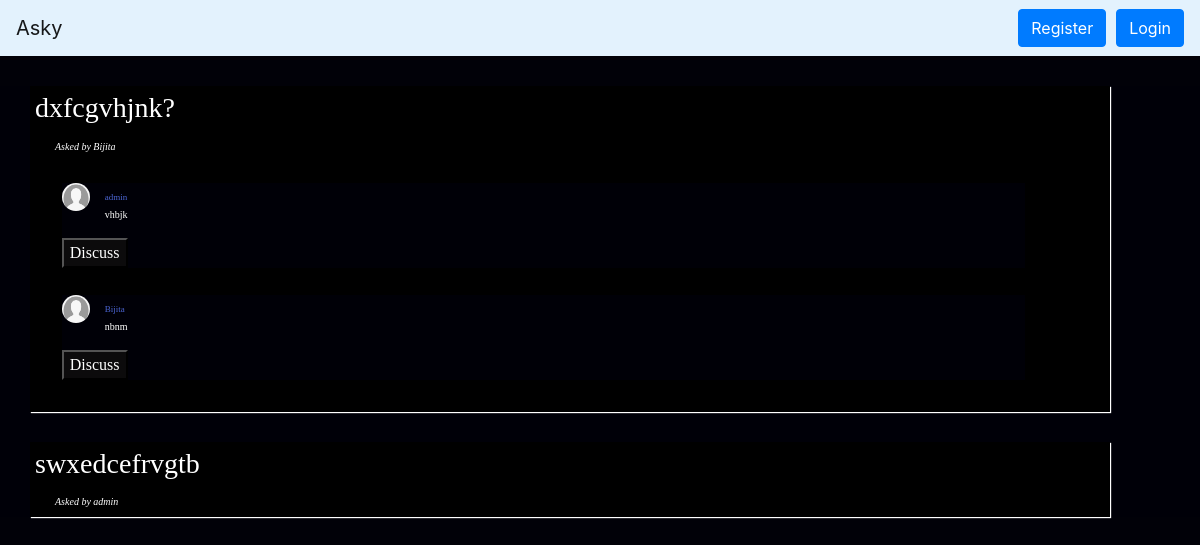
/chat/, run on an earlier commit of the app's database.
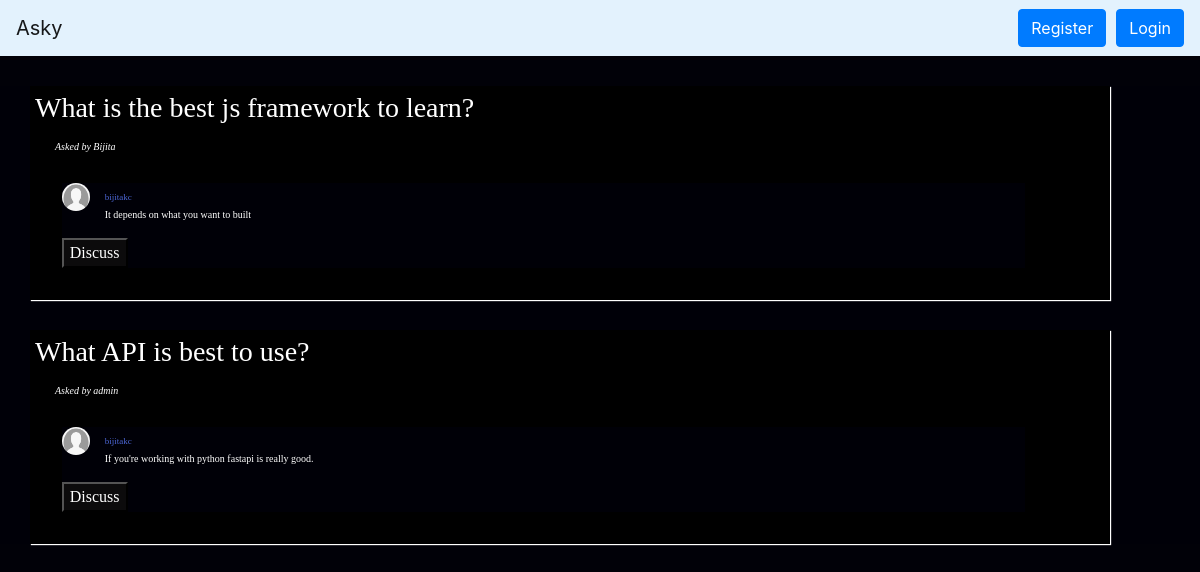
And on a later commit of the database.
### chat/models.py (models this page shows, shortened)
class Post(models.Model):
    question = models.TextField()
    created_at = models.DateTimeField(auto_now_add = True)
    created_by = models.ForeignKey(User,on_delete=models.CASCADE)

class Answer(models.Model):
    post = models.ForeignKey(Post,on_delete=models.CASCADE)
    answer = models.TextField()
    created_by = models.ForeignKey(User,on_delete=models.CASCADE,null=True)

### user/models.py (models this page shows)
class CustomUser(AbstractUser):
    GENDER_CHOICES=(
        ('M','M'),
        ('F','F'),
        ('O','0')
    )
    gender=models.CharField(max_length=1)
    bio=models.TextField()
    REQUIRED_FIELDS=[]
    def __str__(self):
        return self.username
    class Meta:
        verbose_name="CustomUser"
        verbose_name_plural="CustomUsers"

### chat/views.py (the view)
# urls.py: path('',views.index,name="index"),
def index(request):
    if request.method=="POST":
        try:
            nq = request.POST.get('newqn')
            print(request.user.username)
            ins = Post(question = nq, created_by = request.user)
            ins.save()
        except Exception:
            post=request.POST.get('post')
            username=request.POST.get('username')
            answer=request.POST.get('answer')
            p=Post.objects.get(id=post)
            u=User.objects.get(username=username)
            ins=Answer(post=p,answer=answer,created_by=u)
            ins.save()
        return redirect('chat:index')
    else:
        posts = Post.objects.filter()
        answer = Answer.objects.filter()
        usernames=User.objects.only("username")
        rooms=Room.objects.order_by("created_at")
        available_rooms = Room.objects.filter()
        return render(request,'chat/index.html',{"rooms":rooms,
            "usernames":usernames,"posts":posts,"answers":answer,"available_rooms":available_rooms})

### chat/templates/chat/index.html (shortened to what this page needs)
{% extends 'chat/base.html'%}
{%load static%}
{% block maincontent %}
    {% for q in posts %}
        <div class="wholecard" >
            <h3>{{q.question}}</h3>
            <i style="font-size: 10px;margin-left: 20px;">Asked by {{q.created_by}}</i>
                {% for a in answers %}
                    {% if a.post.id == q.id %}
                    <div class="answercard" >
                        <img src="{% static 'chat/img/user.png' %}" style="height: 28px;width: 28px;border-radius:30px; margin-right: 15px;float: left;">
                        <div class="ansin" >
                            <span style="color:rgb(75, 101, 212);font-size: 9px;">{{a.created_by}}</span>
                            <p style="font-size: 10px;">{{a.answer}}</p></div>
                        <button  style="color: white;background-color: rgba(15, 14, 14, 0.856);"  onclick="roombuild('{{a.id}}')">Discuss</button>
                    </div>
                    {% endif %}
                {% endfor %}
        </div>
    {% endfor %}
 {% endblock %}

What changed in the data, as far as the page shows it:
removed Post: question "dxfcgvhjnk?", created_by "Bijita"
removed Answer: created_by "admin", answer "vhbjk", shown under "dxfcgvhjnk?"
removed Answer: created_by "Bijita", answer "nbnm", shown under "dxfcgvhjnk?"
removed Post: question "swxedcefrvgtb", created_by "admin"
added Post: question "What is the best js framework to learn?", created_by "Bijita"
added Answer: created_by "bijitakc", answer "It depends on what you want to built", shown under "What is the best js framework to learn?"
added Post: question "What API is best to use?", created_by "admin"
added Answer: created_by "bijitakc", answer "If you're working with python fastapi is really good.", shown under "What API is best to use?"
